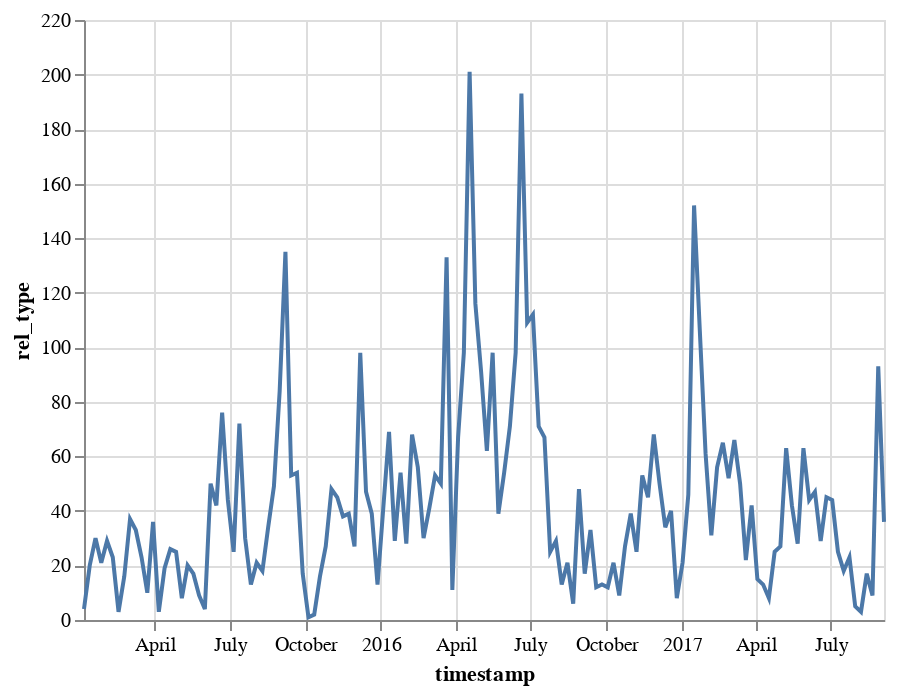

The cell this chart's notebook holds for it:
### Code cell
linksChart

### Figure 1 — Vega-Lite specification as saved in the notebook (floating-point values rounded to 4 significant figures; data arrays with more than 128 entries replaced by an {"elided": "..."} marker saying what was removed)
{"$schema": "https://vega.github.io/schema/vega-lite/v3.4.0.json", "config": {"mark": {"tooltip": null}, "view": {"height": 300, "width": 400}}, "data": {"name": "data-936e147a9ed45161f80911a89fb8dd37"}, "datasets": {"data-936e147a9ed45161f80911a89fb8dd37": {"elided": "140 records"}}, "encoding": {"x": {"field": "timestamp", "type": "temporal"}, "y": {"field": "rel_type", "type": "quantitative"}}, "mark": "line"}
